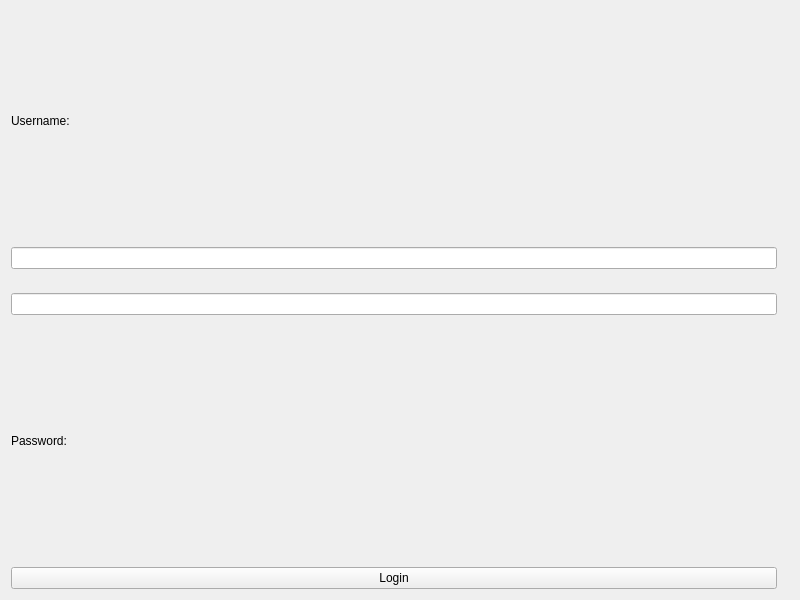
<?xml version="1.0" encoding="UTF-8"?>
<ui version="4.0">
 <class>Login</class>
 <widget class="QWidget" name="Login">
  <property name="geometry">
   <rect>
    <x>0</x>
    <y>0</y>
    <width>800</width>
    <height>600</height>
   </rect>
  </property>
  <property name="windowTitle">
   <string>Login</string>
  </property>
  <layout class="QVBoxLayout" name="verticalLayout">
   <property name="spacing">
    <number>24</number>
   </property>
   <property name="topMargin">
    <number>18</number>
   </property>
   <property name="rightMargin">
    <number>23</number>
   </property>
   <item>
    <widget class="QLabel" name="labelUsername">
     <property name="text">
      <string>Username:</string>
     </property>
    </widget>
   </item>
   <item>
    <widget class="QLineEdit" name="lineEditPassword">
     <property name="maxLength">
      <number>32777</number>
     </property>
     <property name="echoMode">
      <enum>QLineEdit::Password</enum>
     </property>
     <property name="dragEnabled">
      <bool>true</bool>
     </property>
    </widget>
   </item>
   <item>
    <widget class="QLineEdit" name="lineEditUsername"/>
   </item>
   <item>
    <widget class="QLabel" name="labelPassword">
     <property name="text">
      <string>Password:</string>
     </property>
    </widget>
   </item>
   <item>
    <widget class="QPushButton" name="btnLogin">
     <property name="text">
      <string>Login</string>
     </property>
    </widget>
   </item>
  </layout>
 </widget>
 <resources/>
 <connections/>
</ui>
